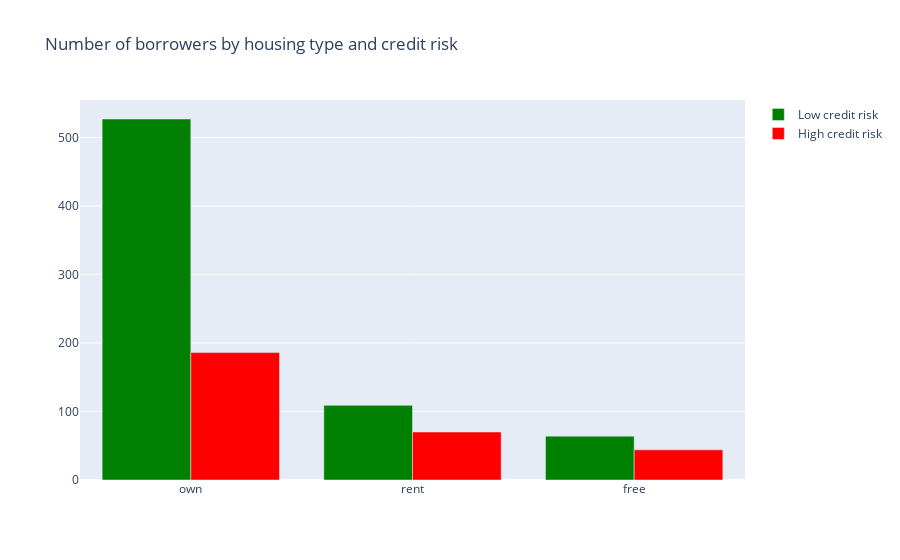

This figure's notebook cell:
### Markdown cell above
<h2>Number of borrowers per housing type (own, rent, for free) and by target variable</h2>

### Code cell
# First plot
trace0 = go.Bar(
    x = df_credit[df_credit["Risk"] == 'low']["Housing"].value_counts().index.values,
    y = df_credit[df_credit["Risk"] == 'low']["Housing"].value_counts().values,
    name='Low credit risk',
    marker=dict(color='green')
)

# Second plot
trace1 = go.Bar(
    x = df_credit[df_credit["Risk"] == 'high']["Housing"].value_counts().index.values,
    y = df_credit[df_credit["Risk"] == 'high']["Housing"].value_counts().values,
    name='High credit risk',
     marker=dict(color='red')
    
)

data = [trace0, trace1]

layout = go.Layout(
    title='Number of borrowers by housing type and credit risk'
)


fig = go.Figure(data=data, layout=layout)

py.iplot(fig, filename='Housing-Grouped')

### Figure 1 — Plotly figure (JSON) as saved in the notebook; plotly's stock layout.template omitted (floating-point values rounded to 4 significant figures)
{"data": [{"marker": {"color": "green"}, "name": "Low credit risk", "type": "bar", "x": ["own", "rent", "free"], "y": [527, 109, 64]}, {"marker": {"color": "red"}, "name": "High credit risk", "type": "bar", "x": ["own", "rent", "free"], "y": [186, 70, 44]}], "layout": {"title": {"text": "Number of borrowers by housing type and credit risk"}}}
